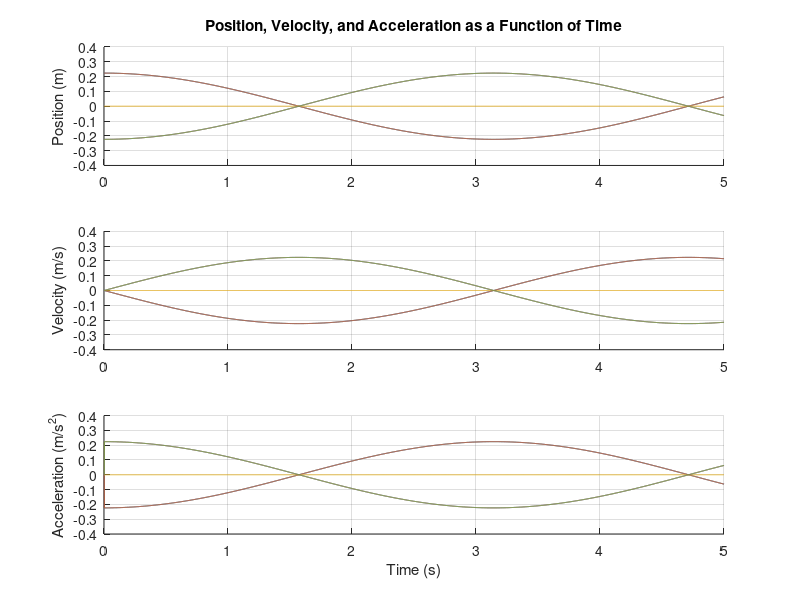

Write MATLAB code to recreate this figure.
clear all; 
close all;
clc;

% Assume spring constants are equivalent and masses are equivelent.

%input Mass Value
m = input('Enter value of Mass Weight (kg):   \n');
%Input for spring constants.
k = input('Enter value of the spring constants (N/m): \n');
%Input for spring constants.
n = input('Number of Masses: \n');
% simulation time
t = input('Simulation time period: \n');

tStep=0.001;
mode=2; % must be <= n

% Create mass and stiffness matrices based on generalized FBD's

% mass matrix is an identity matrix
M=m.*eye(n); 
e=ones(n,1);

% stiffness matrix
K=spdiags([-k.*e 2*k.*e -k.*e],-1:1,n,n);

% make the K matrix into a full matrix
K=full(K); 

% Returns phi (eigenvectors) and lambda (eigenvalues) - M*phi*lambda=K*phi
[phi,lambda]=eig(K,M);
% Get natural frequencies from eigenvalues
Wn=sqrt(diag(lambda)); 

% Time step setup
% total number of iterations
iterations=t/tStep;

% time vector (for plotting purposes)
tVector=tStep.*(1:iterations); 

% Pre-allocate arrays for speed
x=zeros(iterations,n);
v=zeros(iterations,n);
a=zeros(iterations,n);

% initial displacements governed by desired mode
x(1,:)=phi(:,mode); 

% Iteratively solve equations of motion using Semi-implicit Euler
for i=2:iterations
    for j=1:n
        a(i,j)=(-K(j,:)./M(j,j))*(x(i-1,:)');
        v(i,j)=v(i-1,j)+a(i,j)*tStep;
        x(i,j)=x(i-1,j)+v(i,j)*tStep;
    end
end

% Plot the results
for k=1:n
    subplot(3,1,1); hold on; grid on;
    plot(tVector,x(:,k))
    subplot(3,1,2); hold on; grid on;
    plot(tVector,v(:,k))
    subplot(3,1,3); hold on; grid on;
    plot(tVector,a(:,k))
end

subplot(3,1,1);
title('Position, Velocity, and Acceleration as a Function of Time');
ylabel('Position (m)');
grid on;

subplot(3,1,2);
ylabel('Velocity (m/s)');
subplot(3,1,3);
ylabel('Acceleration (m/s^2)');
xlabel('Time (s)');
grid on;

